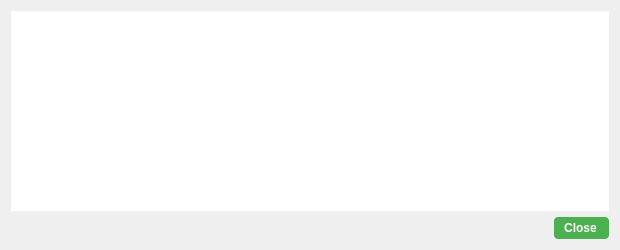
<?xml version="1.0" encoding="UTF-8"?>
<ui version="4.0">
 <class>TransactionDescDialog</class>
 <widget class="QDialog" name="TransactionDescDialog">
  <property name="geometry">
   <rect>
    <x>0</x>
    <y>0</y>
    <width>620</width>
    <height>250</height>
   </rect>
  </property>
  <property name="windowTitle">
   <string>Transaction details</string>
  </property>
  <property name="styleSheet">
   <string notr="true">font-weight:bold;
border: 0;</string>
  </property>
  <layout class="QVBoxLayout" name="verticalLayout">
   <item>
    <widget class="QTextEdit" name="detailText">
     <property name="toolTip">
      <string>This pane shows a detailed description of the transaction</string>
     </property>
     <property name="readOnly">
      <bool>true</bool>
     </property>
    </widget>
   </item>
   <item>
    <widget class="QDialogButtonBox" name="buttonBox">
     <property name="styleSheet">
      <string notr="true">background-color: rgb(76, 175, 80);
color: rgb(255, 255, 255);
border-radius: 4px;
border-color:  rgb(76, 175, 80);
font-weight: 600;
padding: 4px;
padding-left: 10px;
padding-right: 12px;
icon-size: 0;</string>
     </property>
     <property name="orientation">
      <enum>Qt::Horizontal</enum>
     </property>
     <property name="standardButtons">
      <set>QDialogButtonBox::Close</set>
     </property>
    </widget>
   </item>
  </layout>
 </widget>
 <resources/>
 <connections>
  <connection>
   <sender>buttonBox</sender>
   <signal>accepted()</signal>
   <receiver>TransactionDescDialog</receiver>
   <slot>accept()</slot>
   <hints>
    <hint type="sourcelabel">
     <x>248</x>
     <y>254</y>
    </hint>
    <hint type="destinationlabel">
     <x>157</x>
     <y>274</y>
    </hint>
   </hints>
  </connection>
  <connection>
   <sender>buttonBox</sender>
   <signal>rejected()</signal>
   <receiver>TransactionDescDialog</receiver>
   <slot>reject()</slot>
   <hints>
    <hint type="sourcelabel">
     <x>316</x>
     <y>260</y>
    </hint>
    <hint type="destinationlabel">
     <x>286</x>
     <y>274</y>
    </hint>
   </hints>
  </connection>
 </connections>
</ui>
